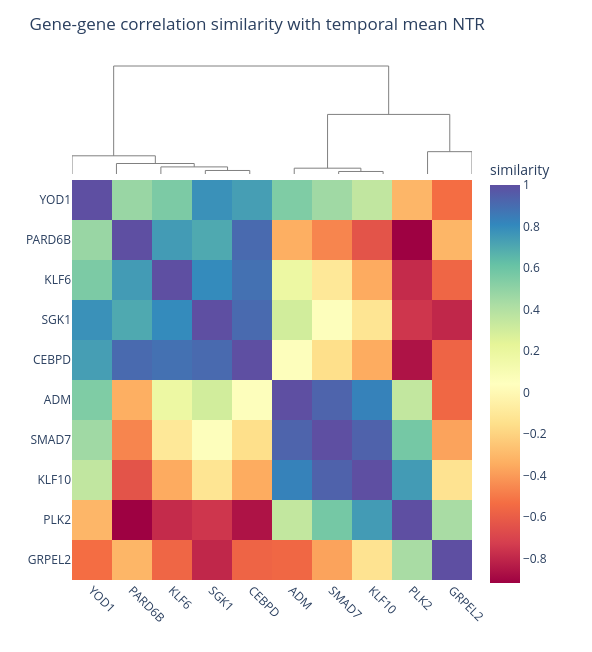

Notebook cell for this chart:
### Code cell
# Plot clustered heatmap to visualize the similarity

sim2 = hdata.similarities["correlation_mean_ntr_gene"]

hda.visualize.heatmap(
    sim=sim2, 
    type="gene", 
    cluster=True, 
    title="Gene-gene correlation similarity with temporal mean NTR"
)

### Figure 1 — Plotly figure (JSON) as saved in the notebook; plotly's stock layout.template omitted (floating-point values rounded to 4 significant figures)
{"data": [{"hoverinfo": "skip", "line": {"color": "gray", "width": 1}, "mode": "lines", "showlegend": false, "type": "scatter", "x": [35.0, 35.0, 45.0, 45.0], "xaxis": "x", "y": [0.0, 0.08997, 0.08997, 0.0], "yaxis": "y"}, {"hoverinfo": "skip", "line": {"color": "gray", "width": 1}, "mode": "lines", "showlegend": false, "type": "scatter", "x": [25.0, 25.0, 40.0, 40.0], "xaxis": "x", "y": [0.0, 0.1808, 0.1808, 0.08997], "yaxis": "y"}, {"hoverinfo": "skip", "line": {"color": "gray", "width": 1}, "mode": "lines", "showlegend": false, "type": "scatter", "x": [15.0, 15.0, 32.5, 32.5], "xaxis": "x", "y": [0.0, 0.267, 0.267, 0.1808], "yaxis": "y"}, {"hoverinfo": "skip", "line": {"color": "gray", "width": 1}, "mode": "lines", "showlegend": false, "type": "scatter", "x": [5.0, 5.0, 23.75, 23.75], "xaxis": "x", "y": [0.0, 0.4631, 0.4631, 0.267], "yaxis": "y"}, {"hoverinfo": "skip", "line": {"color": "gray", "width": 1}, "mode": "lines", "showlegend": false, "type": "scatter", "x": [65.0, 65.0, 75.0, 75.0], "xaxis": "x", "y": [0.0, 0.06434, 0.06434, 0.0], "yaxis": "y"}, {"hoverinfo": "skip", "line": {"color": "gray", "width": 1}, "mode": "lines", "showlegend": false, "type": "scatter", "x": [55.0, 55.0, 70.0, 70.0], "xaxis": "x", "y": [0.0, 0.1482, 0.1482, 0.06434], "yaxis": "y"}, {"hoverinfo": "skip", "line": {"color": "gray", "width": 1}, "mode": "lines", "showlegend": false, "type": "scatter", "x": [85.0, 85.0, 95.0, 95.0], "xaxis": "x", "y": [0.0, 0.5687, 0.5687, 0.0], "yaxis": "y"}, {"hoverinfo": "skip", "line": {"color": "gray", "width": 1}, "mode": "lines", "showlegend": false, "type": "scatter", "x": [62.5, 62.5, 90.0, 90.0], "xaxis": "x", "y": [0.1482, 1.517, 1.517, 0.5687], "yaxis": "y"}, {"hoverinfo": "skip", "line": {"color": "gray", "width": 1}, "mode": "lines", "showlegend": false, "type": "scatter", "x": [14.38, 14.38, 76.25, 76.25], "xaxis": "x", "y": [0.4631, 2.75, 2.75, 1.517], "yaxis": "y"}, {"colorbar": {"len": 0.85, "title": {"text": "similarity"}, "y": 0.4}, "colorscale": [[0, "rgb(158,1,66)"], [0.1, "rgb(213,62,79)"], [0.2, "rgb(244,109,67)"], [0.3, "rgb(253,174,97)"], [0.4, "rgb(254,224,139)"], [0.5, "rgb(255,255,191)"], [0.6, "rgb(230,245,152)"], [0.7, "rgb(171,221,164)"], [0.8, "rgb(102,194,165)"], [0.9, "rgb(50,136,189)"], [1, "rgb(94,79,162)"]], "hovertemplate": "<b>gene x</b>: %{x}<br><b>gene y</b>: %{y}<br><b>similarity</b>: %{z:.3f}<extra></extra>", "type": "heatmap", "x": ["YOD1", "PARD6B", "KLF6", "SGK1", "CEBPD", "ADM", "SMAD7", "KLF10", "PLK2", "GRPEL2"], "xaxis": "x2", "y": ["YOD1", "PARD6B", "KLF6", "SGK1", "CEBPD", "ADM", "SMAD7", "KLF10", "PLK2", "GRPEL2"], "yaxis": "y2", "z": [[1.0, 0.4748, 0.5564, 0.7769, 0.7357, 0.5469, 0.4541, 0.3533, -0.3118, -0.5337], [0.4748, 1.0, 0.7447, 0.7007, 0.9092, -0.3396, -0.464, -0.6364, -0.9178, -0.3132], [0.5564, 0.7447, 1.0, 0.7995, 0.8864, 0.1797, -0.1028, -0.3504, -0.7868, -0.5644], [0.7769, 0.7007, 0.7995, 1.0, 0.91, 0.2999, 0.05748, -0.1221, -0.7505, -0.7994], [0.7357, 0.9092, 0.8864, 0.91, 1.0, 0.05419, -0.149, -0.3475, -0.8617, -0.5692], [0.5469, -0.3396, 0.1797, 0.2999, 0.05419, 1.0, 0.9287, 0.827, 0.3486, -0.5579], [0.4541, -0.464, -0.1028, 0.05748, -0.149, 0.9287, 1.0, 0.9357, 0.5756, -0.3764], [0.3533, -0.6364, -0.3504, -0.1221, -0.3475, 0.827, 0.9357, 1.0, 0.7444, -0.1294], [-0.3118, -0.9178, -0.7868, -0.7505, -0.8617, 0.3486, 0.5756, 0.7444, 1.0, 0.4313], [-0.5337, -0.3132, -0.5644, -0.7994, -0.5692, -0.5579, -0.3764, -0.1294, 0.4313, 1.0]]}], "layout": {"height": 652, "margin": {"b": 72, "l": 72, "r": 120, "t": 60}, "paper_bgcolor": "white", "plot_bgcolor": "white", "title": {"text": "Gene-gene correlation similarity with temporal mean NTR"}, "width": 592, "xaxis": {"anchor": "y", "domain": [0, 1], "visible": false}, "xaxis2": {"anchor": "y2", "domain": [0, 1], "tickangle": 45}, "yaxis": {"anchor": "x", "domain": [0.7692, 1], "visible": false}, "yaxis2": {"anchor": "x2", "autorange": "reversed", "domain": [0, 0.7692]}}}
